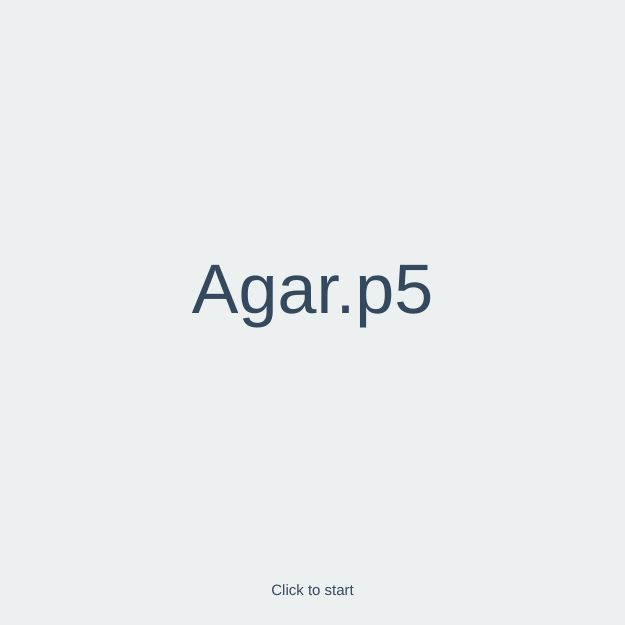
Frame 1 (no input)
Frame 60 (no input): identical to frame 1, image omitted
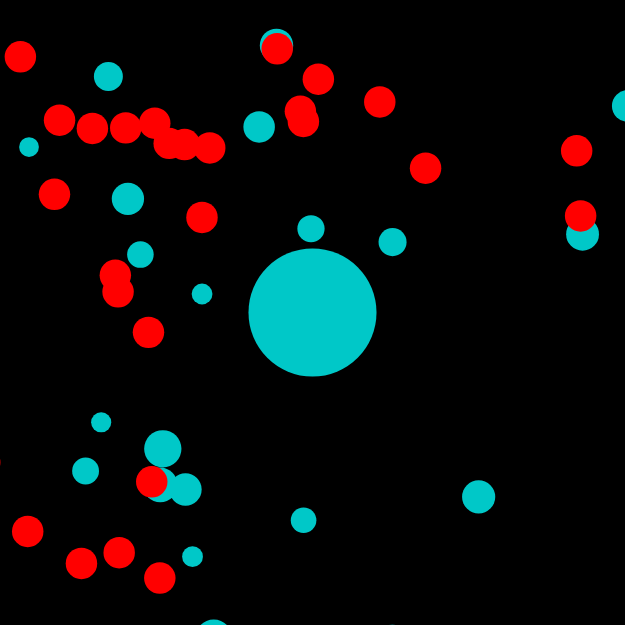
Frame 120 (the mouse pressed at the canvas centre since frame 60)

The p5.js sketch that drew these frames (run headless with seeded random() and noise() and a simulated clock; from frame 60 on, the mouse is pressed at the canvas centre):

// p5.js sketch
// ── sketch.js
var gameScreen = 0;
var ball;
var food = []; 
var poisonpill = [];
var foodCount = 0;
var poisonCount = 0;
var maxR = 0;
var score = 0; 
var zoom = 1;


function setup(){
	createCanvas(625,625);
	ball = new Ball(width/2,height/2,64);
	for (var i = 0; i < 50; i++){
		var x = random(-width,width*2);
		var y = random(-height,height*2);
		food[i] = new Ball(random(x),random(y),random(10,20));
	}
	for (var i = 0; i < 50; i++){
		var x = random(-width,width*2);
		var y = random(-height,height*2);
		poisonpill[i] = new Poison(random(x),random(y),16);
	}
}
function draw(){
	if (gameScreen == 0){
		initScreen();
	}else if (gameScreen == 1){
		playScreen();
	}else if (gameScreen ==2){
		gameOverScreen();
	}
}

function mousePressed(){
	if (gameScreen==0) { 
    startGame();
  }
  if (gameScreen==2){
  	restart();
  }
}
function startGame(){
	gameScreen = 1;
}
function gameOver (){
	gameScreen = 2;
}
function restart(){
	score = 0;
	ball.dead = false;
	ball.r = 64;
	ball.pos.x = width/2;
	ball.pos.y = height/2;
	gameScreen = 0;
}
// ── ball.js
function Ball(x,y,r){
	this.pos =createVector(x,y);
	this.r = r;
	this.eaten = false;
	this.dead = false;
	this.vel = createVector(0,0); 
	this.update = function(){
		var newvel = createVector(mouseX-width/2, mouseY-height/2);
		newvel.setMag(3);
		this.vel.lerp(newvel, 0.2);
		this.pos.add(this.vel);
		if (this.r < 10){
		this.dead = true;
		}
	}
	this.eat = function(other){
		var d = p5.Vector.dist(this.pos, other.pos);
			if (d<this.r+other.r){
				this.r = sqrt(this.r*this.r+other.r*other.r);
				foodCount+=1;
				return true;
		}else{
			return false;
		}	
	}
	this.show = function() {
		fill(0,200,200);
		noStroke();
		ellipse(this.pos.x,this.pos.y,this.r*2,this.r*2);
	}
}
// ── index-sketch.html
  <meta charset="UTF-8">
  <script language="javascript" type="text/javascript" src="libraries/p5.js"></script>
  <!-- uncomment lines below to include extra p5 libraries -->
  <script language="javascript" type="text/javascript" src="sketch.js"></script>
  <script language="javascript" type="text/javascript" src="ball.js"></script>
  <script language="javascript" type="text/javascript" src="poison.js"></script>
  <script language="javascript" type="text/javascript" src="play.js"></script>
  <script language="javascript" type="text/javascript" src="gameOver.js"></script>
  <script language="javascript" type="text/javascript" src="initScreen.js"></script>

  <!-- this line removes any default padding and style. you might only need one of these values set. -->
  <style> body {padding: 0; margin: 0;} </style>
</head>
<body>
</body>
// ── initScreen.js
var initScreen = function(){
	background(236, 240, 241);
	textAlign(CENTER);
	fill(52, 73, 94);
	textSize(70);
	text("Agar.p5", width/2, height/2);
	textSize(15); 
	text("Click to start", width/2, height-30);
}
// ── play.js
var playScreen = function(){
	background(0);
	translate(width/2, height/2);
	var newzoom = 64/ball.r;
	zoom = lerp(zoom,newzoom,0.1);
	scale(zoom);
	//set origin to middle of ball and "move" the other stuff around it
	translate(-ball.pos.x, -ball.pos.y);
	ball.show();
	ball.update();

	score = floor(maxR*Math.abs(foodCount-poisonCount));
	
	for (var i = food.length-1; i>=0; i--){
		food[i].show();
		if (ball.eat(food[i])){
			food.splice(i,1);
			food.push(new Ball(random(-width,width*2),random(-height,height*2),random(10,20)));
			if (ball.r > maxR){
				maxR = ball.r;
			}
		}
	}
	for (var i = poisonpill.length-1; i>=0; i--){
		poisonpill[i].show();
		if (poisonpill[i].harms(ball)){
			poisonpill.splice(i,1);
			poisonpill.push(new Poison(random(-width,width*2),random(-height,height*2),16));
		}
	}
	if(ball.dead){
		clear();
		gameScreen = 2;
	}
}
// ── poison.js
function Poison(x,y,r){
	this.pos = createVector(x,y);
	this.r = r;
	this.eaten = false;

	this.harms= function(ball){
		var d = p5.Vector.dist(this.pos, ball.pos);
			if (d<this.r+ball.r){
				ball.r *= 0.84;
				poisonCount+=1;
				return true;
		}else{
			return false;
		}	
	}
	this.show = function() {
		fill(255,0,0);
		ellipse(this.pos.x,this.pos.y,this.r*2,this.r*2);
	}
}
